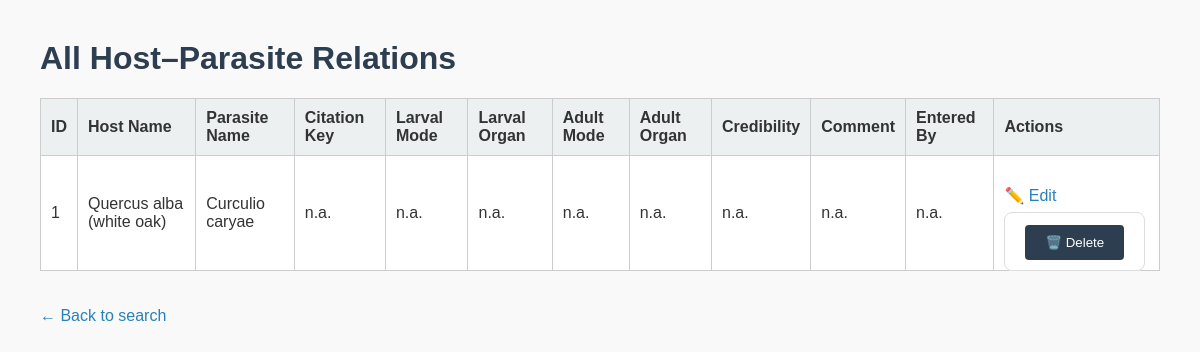
The app's page /relations with its own data.
### app/models.py (models this page shows)
class Relation(db.Model):
    __tablename__ = 'relations'
    host = db.relationship('Host', backref='relations')
    parasite = db.relationship('Parasite', backref='relations')
    interaction_id = db.Column(db.Integer, primary_key=True)
    host_id = db.Column(db.Integer, db.ForeignKey('hosts.host_ID'), nullable=False) # The foreign key ensures that each relation must reference an existing host and parasite.
    parasite_id = db.Column(db.Integer, db.ForeignKey('parasites.parasite_ID'), nullable=False)
    citation_key = db.Column(db.String(200))
    L_parasitic_mode = db.Column(db.String(100))
    L_host_organ = db.Column(db.String(100))
    A_parasitic_mode = db.Column(db.String(100))
    A_host_organ = db.Column(db.String(100))
    credibility = db.Column(db.String(100))
    comment = db.Column(db.Text)
    entry_source = db.Column(db.String(100))
    entry_by = db.Column(db.String(100))

class Host(db.Model):
    __tablename__ = 'hosts'
    host_ID = db.Column(db.Integer, primary_key=True, autoincrement=True)
    host_name = db.Column(db.String(100))
    host_species_name = db.Column(db.String(100), nullable=False)
    dwc_genus = db.Column(db.String(100), nullable=False)
    dwc_subgenus = db.Column(db.String(100))
    dwc_specificEpithet = db.Column(db.String(100))
    dwc_infraspecificEpithet = db.Column(db.String(100))
    dwc_scientificNameAuthorship = db.Column(db.String(200))
    dwc_tribe = db.Column(db.String(100), nullable=False)
    supertribe = db.Column(db.String(100))
    dwc_subfamily = db.Column(db.String(100), nullable=False)
    dwc_family = db.Column(db.String(100), nullable=False)
    dwc_superfamily = db.Column(db.String(100), nullable=False)
    dwc_order = db.Column(db.String(100), nullable=False)
    dwc_vernacularName = db.Column(db.String(200))
    entry_source = db.Column(db.String(200))
    entry_by = db.Column(db.String(100))

class Parasite(db.Model):
    __tablename__ = 'parasites'
    parasite_ID = db.Column(db.Integer, primary_key=True, autoincrement=True)
    parasite_name = db.Column(db.String(100))
    parasite_species_name = db.Column(db.String(100), nullable=False)
    dwc_genus = db.Column(db.String(100), nullable=False)
    dwc_subgenus = db.Column(db.String(100))
    dwc_specificEpithet = db.Column(db.String(100), nullable=False)
    dwc_infraspecificEpithet = db.Column(db.String(100))
    dwc_scientificNameAuthorship = db.Column(db.String(200))
    dwc_tribe = db.Column(db.String(100), nullable=False)
    supertribe = db.Column(db.String(100))
    dwc_subfamily = db.Column(db.String(100), nullable=False)
    dwc_family = db.Column(db.String(100), nullable=False)
    dwc_superfamily = db.Column(db.String(100), nullable=False)
    dwc_order = db.Column(db.String(100), nullable=False)
    entry_source = db.Column(db.String(200))
    entry_by = db.Column(db.String(100))

### app/routes.py (the view)
@main.route('/relations')
def relations():
    all_relations = Relation.query.all()
    return render_template('relations.html', relations=all_relations)

### app/templates/relations.html (shortened to what this page needs)
<!doctype html>
<html>
<head>
    <link rel="stylesheet" href="{{ url_for('static', filename='style.css') }}">
</head>
<body>
    <h1>All Host–Parasite Relations</h1>
    {% if relations %}
    <table>
        <thead>
            <tr>
                <th>ID</th>
                <th>Host Name</th>
                <th>Parasite Name</th>
                <th>Citation Key</th>
                <th>Larval Mode</th>
                <th>Larval Organ</th>
                <th>Adult Mode</th>
                <th>Adult Organ</th>
                <th>Credibility</th>
                <th>Comment</th>
                <th>Entered By</th>
                <th>Actions</th>
            </tr>
        </thead>
        <tbody>
            {% for r in relations %}
            <tr>
                <td>{{ r.interaction_id }}</td>
                <td>{{ r.host.host_name }}</td>
                <td>{{ r.parasite.parasite_name }}</td>
                <td>{{ r.citation_key or 'n.a.' }}</td>
                <td>{{ r.L_parasitic_mode or 'n.a.' }}</td>
                <td>{{ r.L_host_organ or 'n.a.' }}</td>
                <td>{{ r.A_parasitic_mode or 'n.a.' }}</td>
                <td>{{ r.A_host_organ or 'n.a.' }}</td>
                <td>{{ r.credibility or 'n.a.' }}</td>
                <td>{{ r.comment or '—' }}</td>
                <td>{{ r.entry_by or 'n.a.' }}</td>
                <td>
                    <a href="{{ url_for('main.edit', interaction_id=r.interaction_id) }}">✏️ Edit</a>
                    <form action="{{ url_for('main.delete', interaction_id=r.interaction_id) }}" method="POST" style="display:inline;" onsubmit="return confirm('Delete this entry?');">
                        <button type="submit">🗑️ Delete</button>
                    </form>
                </td>
            </tr>
            {% endfor %}
        </tbody>
    </table>
    {% else %}
        <p>No relation records found.</p>
    {% endif %}
    <p><a href="/">← Back to search</a></p>
</body>
</html>

### static/style.css (style rules this page uses)
body { font-family: Arial, sans-serif; margin: 40px; background-color: #f9f9f9; color: #333; }
h1 { color: #2c3e50; }
form { background: #fff; padding: 20px; border: 1px solid #ddd; border-radius: 8px; max-width: 600px; }
form button { margin-top: 20px; padding: 10px 20px; background-color: #2c3e50; color: white; border: none; border-radius: 4px; cursor: pointer; }
a { display: inline-block; margin-top: 20px; color: #2980b9; text-decoration: none; }
table { width: 100%; border-collapse: collapse; background: white; margin-top: 20px; }
th, td { border: 1px solid #ccc; padding: 10px; text-align: left; }
th { background-color: #ecf0f1; }

### records on screen
Relation: interaction_id "1", host.host_name "Quercus alba (white oak)", parasite.parasite_name "Curculio caryae", citation_key "n.a.", L_parasitic_mode "n.a.", L_host_organ "n.a.", A_parasitic_mode "n.a.", A_host_organ "n.a.", credibility "n.a.", comment "n.a.", entry_by "n.a."
